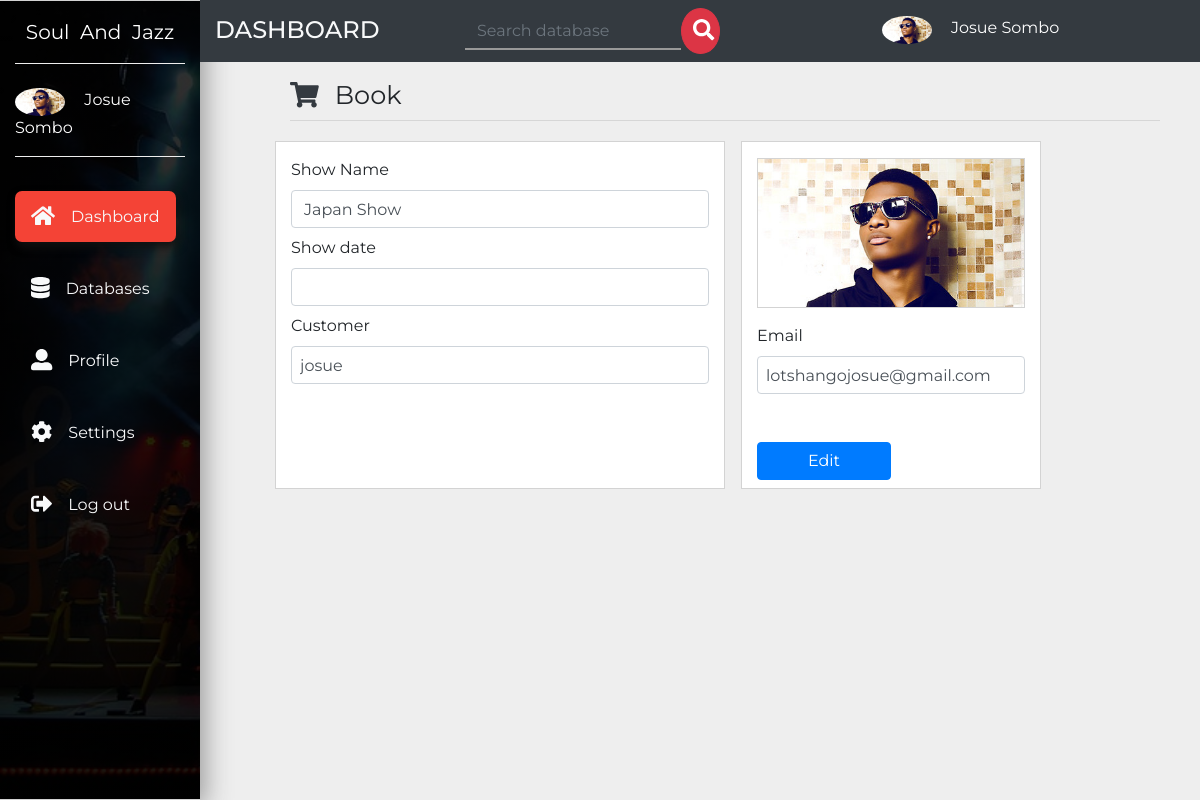
/admin/book/edit.php?edit=1, run on the app's committed database.
### tables this page shows
CREATE TABLE `user` (
  `id` int(11) NOT NULL AUTO_INCREMENT,
  `name` varchar(20) NOT NULL,
  `email` varchar(20) NOT NULL,
  `password` varchar(20) NOT NULL,
  `address` varchar(200) NOT NULL,
  `language` varchar(20) NOT NULL,
  `avatar` varchar(255) NOT NULL,
  `privilege` varchar(10) DEFAULT NULL,
  PRIMARY KEY (`id`)
);

CREATE TABLE `book` (
  `id` int(11) NOT NULL AUTO_INCREMENT,
  `showname` varchar(30) NOT NULL,
  `showdate` varchar(30) NOT NULL,
  `name` varchar(30) NOT NULL,
  `email` varchar(30) NOT NULL,
  PRIMARY KEY (`id`)
);

### admin/db-conf.php (called while the page is built, shortened)
<?php
$con = mysqli_connect('localhost','josue','josue','blog');
$id_loginuser = $_SESSION['user'];
$sql = "SELECT * from user where id='$id_loginuser'";
$result = mysqli_query($con,$sql);
while($row = mysqli_fetch_assoc($result))
{
$name = $row['name'];
$avatar = $row['avatar'];
}
?>

### admin/book/edit.php (the view, shortened to what this page needs)
<?php include_once('../db-conf.php');?>
<?php
 if (isset($_GET['edit'])) {
   $id_event = $_GET['edit'];
 }else{
  header("location:index.php");
 }
?>
<?php
          $sql = "SELECT * FROM book where id='$id_event'";
          $result = mysqli_query($con,$sql);
          while($row = mysqli_fetch_assoc($result)){
            $show_b = $row['showname'];
            $date_b = $row['showdate'];
            $name_b = $row['name'];
            $email_b = $row['email'];
            }
?>
<!DOCTYPE html>
<html lang="en">
  <head>
    <link rel="stylesheet" href="https://stackpath.bootstrapcdn.com/bootstrap/4.3.1/css/bootstrap.min.css">
    <link href="../../css/all.css" rel="stylesheet">
    <link rel="stylesheet" href="../../css/master.css">
  </head>
  <body>
  <nav class="navbar navbar-expand-md navbar-dark small">
  <div class="collapse navbar-collapse" id="navbarNavDropdown">
    <div class="container-fluid">
      <div class="row">
         <div class="col-lg-2 col-md-2 sidebar fixed-top">
         <a class="navbar-brand text-white d-block mx-auto text-center py-3 mb-4 botton-brand" href="../header.php">Soul &nbsp;And &nbsp;Jazz</a>
         <div class="botton-brand pb-3 mb-5">
           <img src="<?php echo "../".$avatar;?>" class="rounded-circle mr-3" width="50" alt="image">
           <a href="../header.php" class="text-white small-link"><?php echo $name;?></a>
         </div>
         <ul class="navbar-nav flex-column mt-4">
           <li class="navbar-item mb-5 mt-xs-2"><a href="../header.php" class="navbar-link text-light p-3 sidebar-link current"><i class="fa fa-home text-light fa-lg mr-3"></i>Dashboard</a></li>
           <li class="navbar-item mb-5"><a href="../database.php" class="navbar-link text-light p-3 sidebar-link"><i class="fas fa-database text-light fa-lg mr-3"></i>Databases</a></li>
           <li class="navbar-item mb-5"><a href="../profile.php" class="navbar-link text-light p-3 sidebar-link"><i class="fas fa-user-alt text-light fa-lg mr-3"></i>Profile</a></li>
           <li class="navbar-item mb-5"><a href="../setting.php" class="navbar-link text-light p-3 sidebar-link"><i class="fas fa-cog text-light fa-lg mr-3"></i>Settings</a></li>
           <li class="navbar-item mb-5"><a href="../logout.php" data-toggle="modal" data-target="#logout" class="navbar-link text-light p-3 sidebar-link"><i class="fas fa-sign-out-alt text-light fa-lg mr-3"></i>Log out</a></li>
         </ul>
         </div>
         <div class="col-lg-10 col-md-10 rightbar bg-dark ml-auto fixed-top py-2">
           <div class="row">
             <div class="col-md-3">
              <h4 class="text-uppercase text-light mb-0 pt-2">Dashboard</h4>
             </div>
             <div class="col-md-5 small-hide">
              <form method="post" action="../search.php" class="form-inline mb-0">
                <input type="search" name="search" id="search" placeholder="Search database" class="form-control search-bar">
                <button class="btn btn-danger search-button"><i class="fas fa-search fa-lg" style="margin-left: -5px;"></i></button>
              </form>
             </div>
             <div class="col-md-4 pt-2 small-hide">
               <img src="<?php echo "../".$avatar;?>" class="rounded-circle mr-3" width="50" alt="image">
               <a href="" class="text-white"><?php echo $name;?></a>
             </div>
           </div>
         </div>
      </div>
    </div>
  </div>
</nav>
<div class="container-fluid">
  <div class="row">
    <div class="col-lg-9 ml-auto " id="left-side">
      <div class="row pt-5 mt-3 mb-5">
        <div class="col-sm-12 mb-1">
          <h3 class="display-4 mt-auto" style="width:15%;font-size: 1.6rem;float: left;"><i class="fas fa-shopping-cart text-light fa-1x mr-3 text-dark mr-3"></i><strong class="pt-5">Book</strong></h3><br>
        <hr>
        </div>
      <div class="col-sm-12 mb-1">
      <form class="form-group" method="post" enctype="multipart/form-data">
      <div class="row">
      <div class="col-sm-6 mb-2 bg-white background pt-3 mr-3">
		    <label>Show Name</label>
		    <input type="text" name="show_b" value="<?php echo $show_b;?>" placeholder="" class="form-control mb-2">
		    <label>Show date</label>
		    <input type="text" name="date_b" value="<?php echo $date_b;?>" placeholder="" class="form-control mb-2">
		    <label>Customer</label><br>
		    <input type="text" name="name_b" class="form-control mb-0  p-2" value="<?php echo $name_b;?>">
		 </div>
                 <div class="col-sm-4 mb-2 bg-white background pt-3">
		   <img src="<?php echo "../../".$avatar;?>" class="img-fluid w-100 mb-2" style="border:1px solid lightgray;" alt="image">
		   <div class="mt-2 w-100" >
        <label>Email</label><br>
        <input type="email" name="email_b" class="form-control mb-0  p-2" value="<?php echo $email_b;?>">
		   </div>
		   <input type="submit" name="bookedit" value="Edit" class="btn btn-primary w-50 mt-5 small-btn mb-2">
		   </div>
      </div>
      </form>
      </div>
     </div>
    </div>
  </div>
</div>
  </body>
</html>

### css/all.css (style rules this page uses)
.fa-lg { font-size: 1.33333em; line-height: 0.75em; vertical-align: -.0667em; }
.fa-1x { font-size: 1em; }
.fa-cog:before { content: "\f013"; }
.fa-database:before { content: "\f1c0"; }
.fa-home:before { content: "\f015"; }
.fa-search:before { content: "\f002"; }
.fa-shopping-cart:before { content: "\f07a"; }
.fa-sign-out-alt:before { content: "\f2f5"; }
.fa-user-alt:before { content: "\f406"; }

### css/master.css (style rules this page uses)
body { font-family: 'Montserrat', sans-serif; background: #eee; }
#left-side { position: absolute; left: 275px; }
ul li,a { font-size: 1rem; }
.current { background: #f44336; border-radius: 7px; box-shadow: 2px 5px 10px #111; transition: all .3s; }
.search-bar { background: transparent; border: none; border-radius:0; border-bottom: 2px solid #999; }
.search-button { width: 10%; border-radius: 50%; padding: 10px 16px; }
.sidebar { border-top:1px solid lightgray; background: linear-gradient(rgba(0,0,0,.8),rgba(0,0,0,.9)), url('../img/news.jpg'); background-size: cover; background-repeat: no-repeat; height: 100vh; border-bottom: 1px solid lightgray; box-sizing: border-box; box-shadow: 5px 7px 25px #999; }
.botton-brand { border-bottom: 1px groove #eee; }
.sidebar-link { transition: all .4s; }
.background { border:1px solid lightgray; }

### data on the page
user: avatar (picture), name "Josue Sombo"
book: show_b "Japan Show", name_b "josue", email_b "lotshangojosue@gmail.com"
